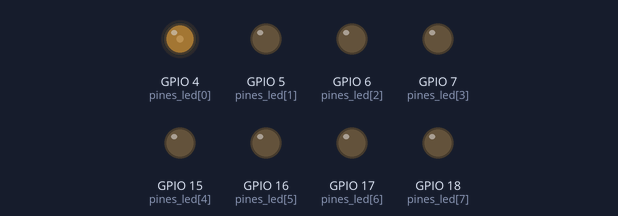
Simulated run of this program. Board: ESP32 board running MicroPython. Parts: output pins drawn as LEDs (lit = HIGH).

Above: at 0.05 s.
At 0.8 s:
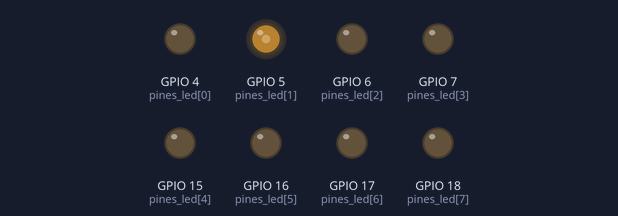
At 1.75 s:
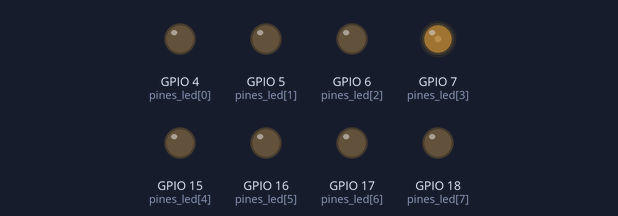
At 3.55 s:
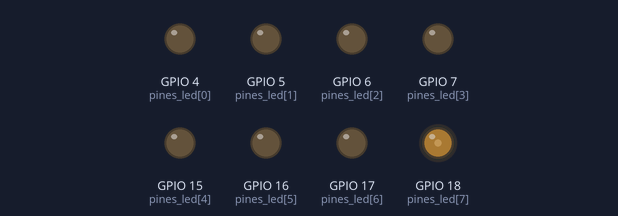
At 5.35 s:
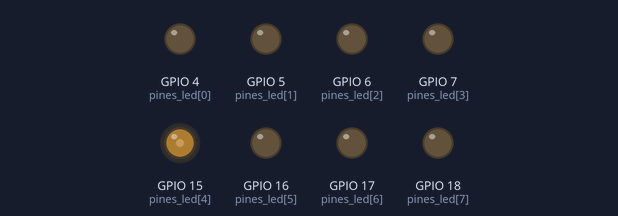
At 7.25 s:
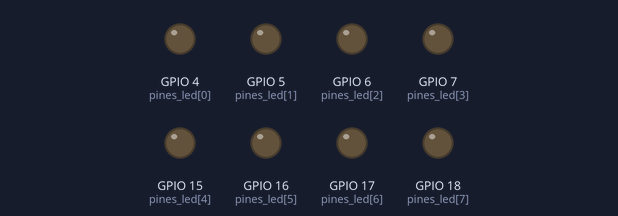
Timing chart, 0 to 9.4 s (numbered marks = the images above):
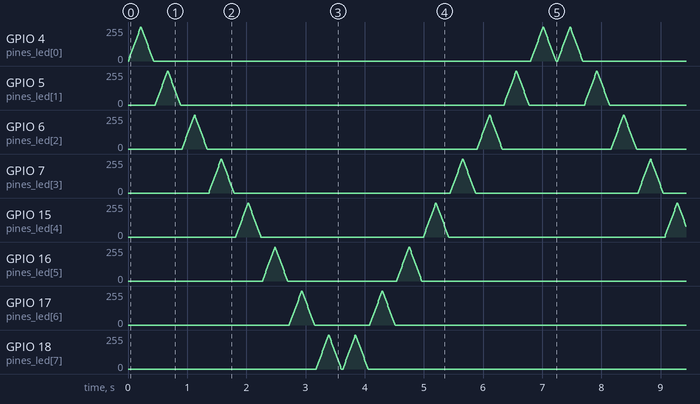

The program:

main_proyecto_4_2_pwm_visible.py
```python
"""
Proyecto 4.2 - Barra LED con PWM visible
ESP32-S3 WROOM + MicroPython

Este programa mejora el efecto anterior.
Ahora cada LED aumenta y disminuye gradualmente su brillo usando PWM,
por lo que el efecto PWM se aprecia mucho mejor.

IMPORTANTE:
Se usan 8 LEDs porque esta versión de MicroPython en ESP32-S3
indica un límite de 8 canales PWM.

Conexiones:
LED 1 -> GPIO 4
LED 2 -> GPIO 5
LED 3 -> GPIO 6
LED 4 -> GPIO 7
LED 5 -> GPIO 15
LED 6 -> GPIO 16
LED 7 -> GPIO 17
LED 8 -> GPIO 18
"""

from machine import Pin, PWM
import time

# Pines usados para los 8 LEDs
pines_led = [4, 5, 6, 7, 15, 16, 17, 18]

# Crear objetos PWM
leds = []

for pin in pines_led:
    led = PWM(Pin(pin))
    led.freq(1000)
    led.duty_u16(0)
    leds.append(led)

# Parámetros del efecto
BRILLO_MIN = 0
BRILLO_MAX = 65535
PASO_BRILLO = 2500
RETARDO_FADE_MS = 8
RETARDO_ENTRE_LEDS_MS = 20


def apagar_todos():
    """Apaga todos los LEDs."""
    for led in leds:
        led.duty_u16(0)


def fade_led(led):
    """Sube y baja progresivamente el brillo de un LED."""

    # Subida progresiva de brillo
    for brillo in range(BRILLO_MIN, BRILLO_MAX, PASO_BRILLO):
        led.duty_u16(brillo)
        time.sleep_ms(RETARDO_FADE_MS)

    # Bajada progresiva de brillo
    for brillo in range(BRILLO_MAX, BRILLO_MIN, -PASO_BRILLO):
        led.duty_u16(brillo)
        time.sleep_ms(RETARDO_FADE_MS)

    led.duty_u16(0)


try:
    while True:

        # Movimiento de izquierda a derecha
        for led in leds:
            fade_led(led)
            time.sleep_ms(RETARDO_ENTRE_LEDS_MS)

        # Movimiento de derecha a izquierda
        for led in reversed(leds):
            fade_led(led)
            time.sleep_ms(RETARDO_ENTRE_LEDS_MS)

except KeyboardInterrupt:
    apagar_todos()
    print("Programa detenido. LEDs apagados.")
```

Measured:
- by itself, GPIO 4 (pines_led[0]), GPIO 5 (pines_led[1]), GPIO 6 (pines_led[2]), GPIO 7 (pines_led[3]), GPIO 15 (pines_led[4]), GPIO 16 (pines_led[5]), GPIO 17 (pines_led[6]), GPIO 18 (pines_led[7]): moves between 0/255 and 255/255, repeating every 7.3 s
